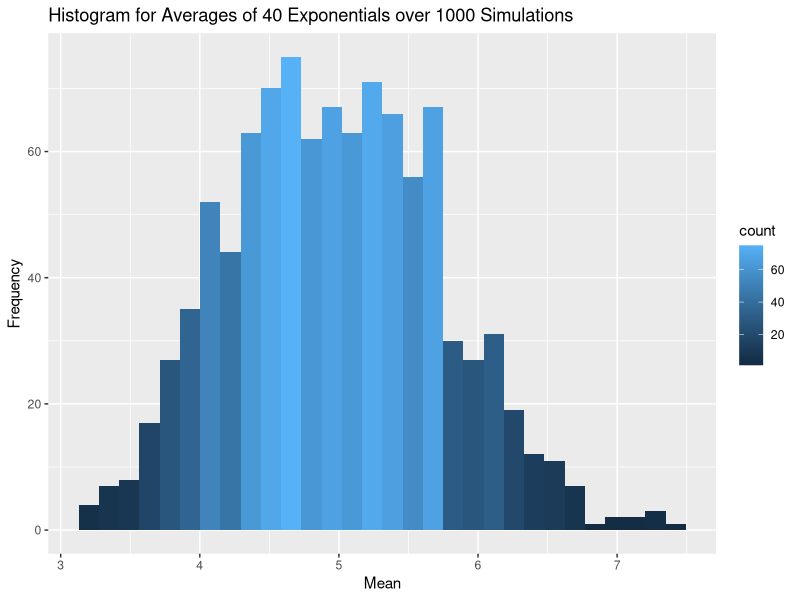
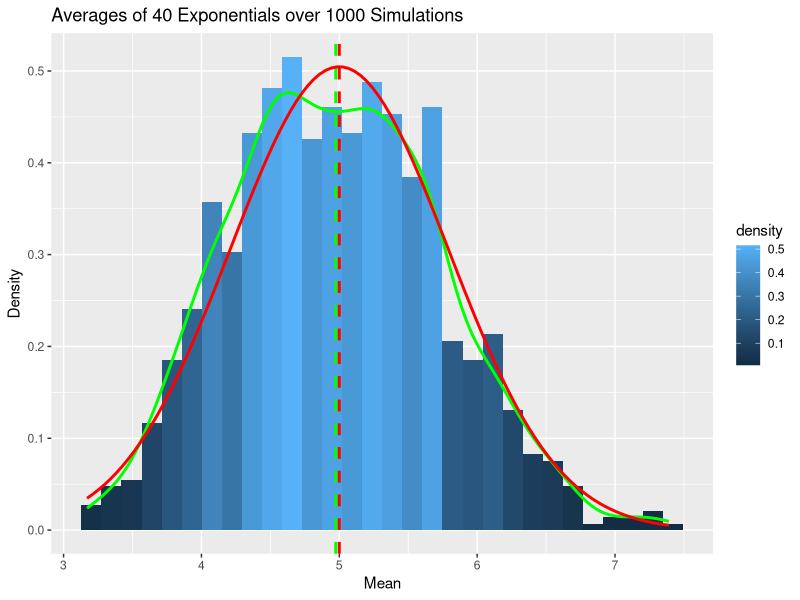
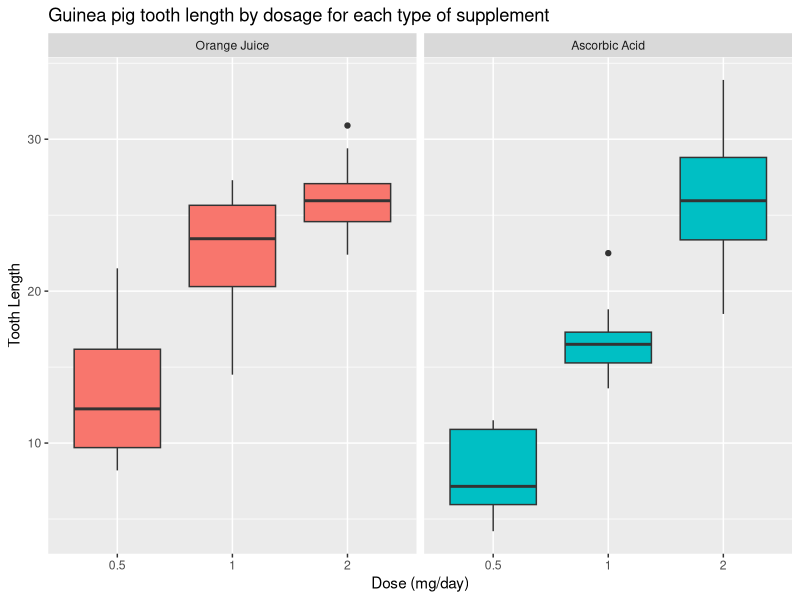

Write R code to recreate these figures, in order.
## ---- chunk 1
knitr::opts_chunk$set(echo = TRUE, warning = FALSE)
## ---- chunk 2
library(ggplot2)

lambda <- 0.2
set.seed(1234)
n <- 40

population <- data.frame(x=sapply(1:1000, function(x) {mean(rexp(n, lambda))}))

hist.pop <- ggplot(population, aes(x=x)) + 
  geom_histogram(aes(y=..count.., fill=..count..)) +
  labs(title="Histogram for Averages of 40 Exponentials over 1000 Simulations", y="Frequency", x="Mean")
hist.pop
## ---- chunk 3
table <- cbind(mean(population$x),  1/lambda, 100*((mean(population$x))-(1/lambda))/(1/lambda) )
colnames(table) <- c("sample", "theoretical", "%dif")
table <- rbind(table, c(var(population$x), ((1/lambda)^2)/n,  
            100*(var(population$x)-((1/lambda)^2)/n)/((1/lambda)^2)/n))
rownames(table) <- c("Median", "Variance")
table

## ---- chunk 4
ggplot(population, aes(x=x)) +
     geom_histogram(aes(y=..density.., fill=..density..)) +
     labs(title="Averages of 40 Exponentials over 1000 Simulations", y="Density", x="Mean") + 
     geom_density(colour="green", size = 1) +
     geom_vline(xintercept=mean(population$x), colour="green", linetype="dashed", size = 1) +
     stat_function(fun=dnorm,args=list( mean=1/lambda, sd=sqrt(((1/lambda)^2)/n)),color = "red", size = 1) +
     geom_vline(xintercept=1/lambda, colour="red", linetype="dashed", size = 1) 
## ---- chunk 5
library(datasets)
data(ToothGrowth)
str(ToothGrowth)
head(ToothGrowth)
summary(ToothGrowth)

t = ToothGrowth
levels(t$supp) <- c("Orange Juice", "Ascorbic Acid")
ggplot(t, aes(x=factor(dose), y=len)) + 
     facet_grid(.~supp) +
     geom_boxplot(aes(fill = supp), show_guide = FALSE) +
     labs(title="Guinea pig tooth length by dosage for each type of supplement", 
          x="Dose (mg/day)",
          y="Tooth Length")
## ---- chunk 6
table2 <- data.frame(mg_day=numeric(), p.value=numeric(),int1=numeric(),int2=numeric(), response =character(),      stringsAsFactors = FALSE)
x <- 1
for (n in c(0.5,1.0,2.0)) {
  table2[x,1] <- n
  table2[x,2] <- t.test(len ~ supp, data = subset(t, t$dose ==n))$p.value
  table2[x,3] <- t.test(len ~ supp, data = subset(t, t$dose ==n))$conf.int[1]
  table2[x,4] <- t.test(len ~ supp, data = subset(t, t$dose ==n))$conf.int[2]
  table2[x,5] <- if(table2[x,2] > 0.05 && table2[x,3] < 0 && table2[x,4] >0){"No reject"} else {"Reject"} 
  x<- x+1
}
table2
